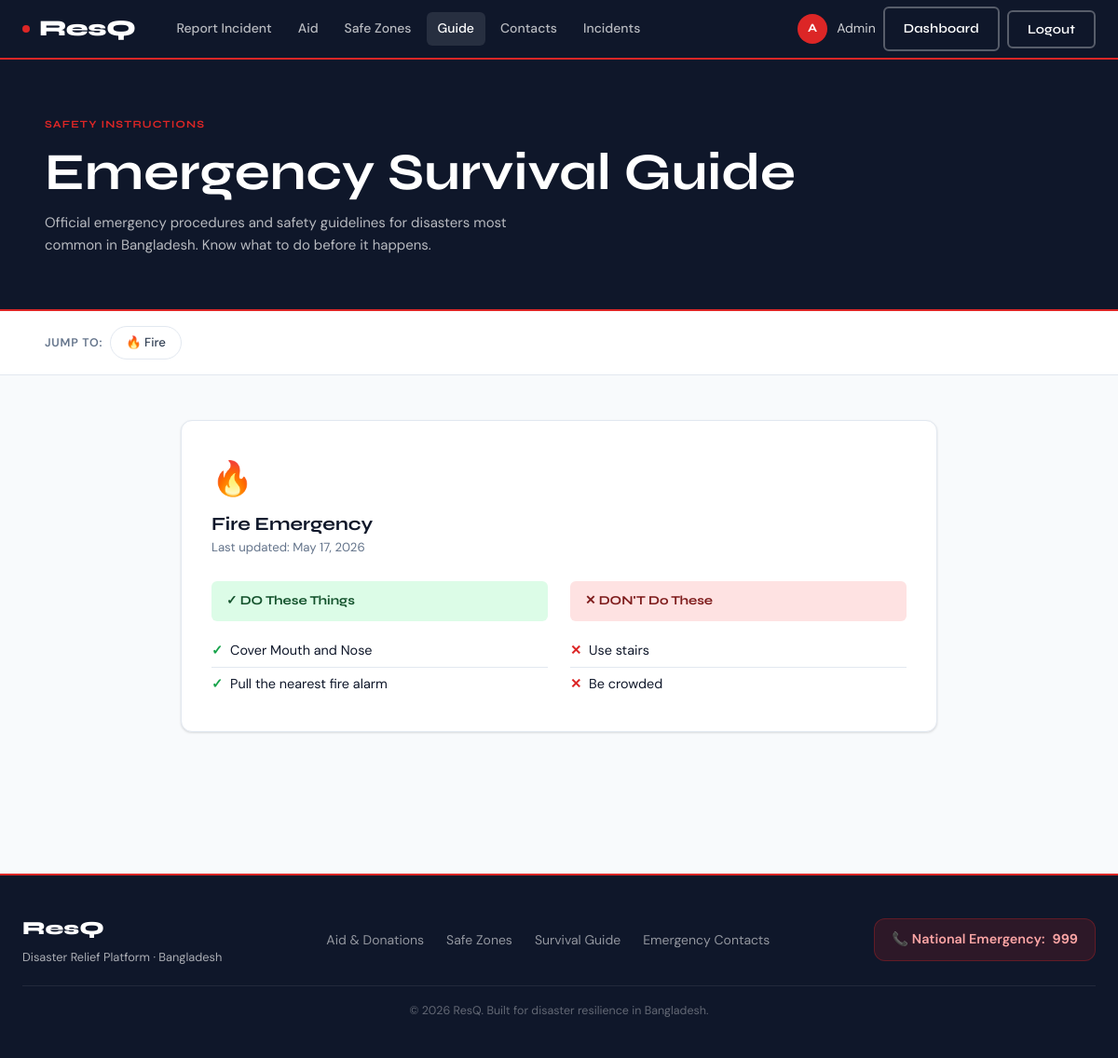
Before: /guide/ (signed in) with the older database file.
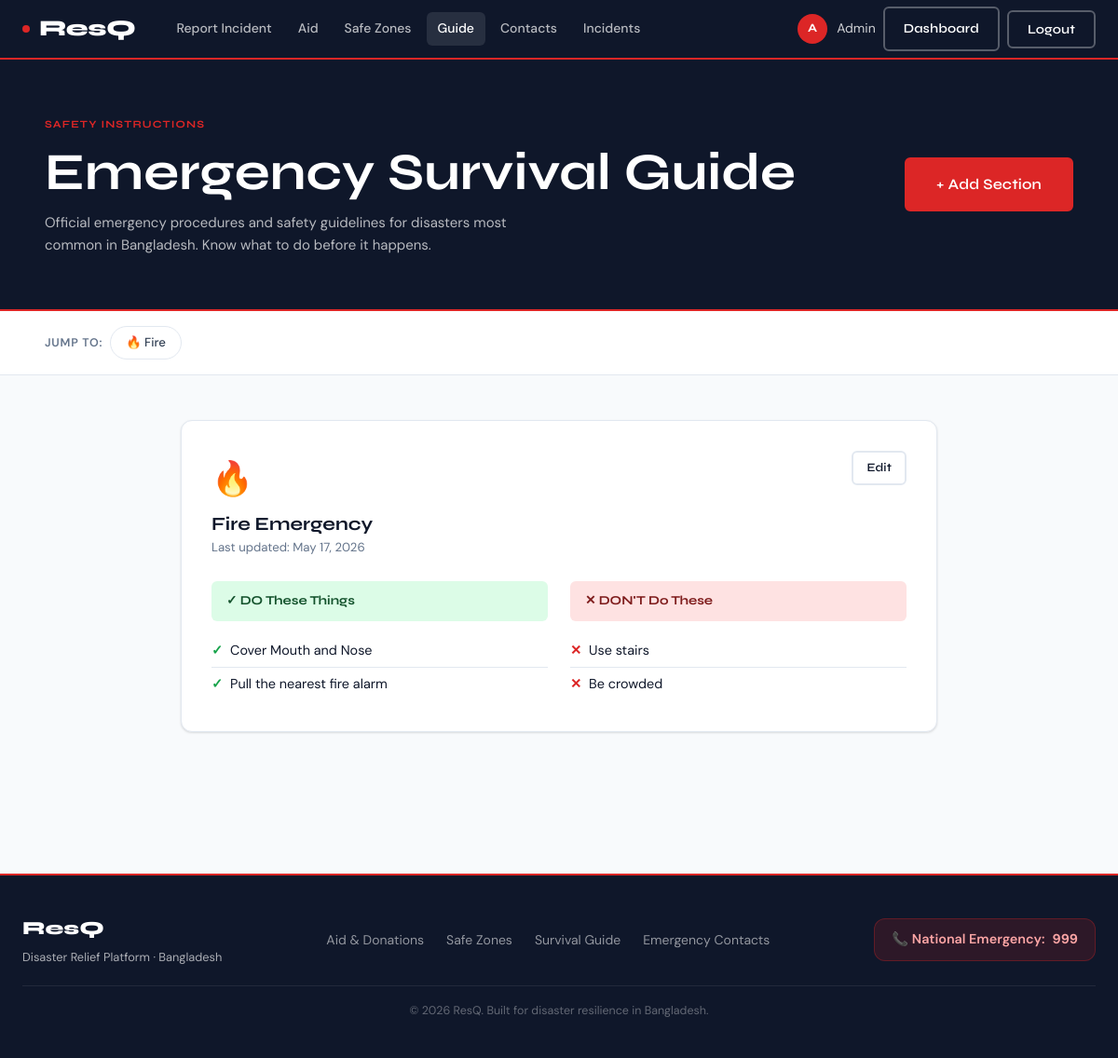
After: the same page with the newer database file.
### guide/models.py (models this page shows, shortened)
class GuideSection(models.Model):
    EMERGENCY_TYPES = [
        ('fire', 'Fire'),
        ('flood', 'Flood'),
        ('earthquake', 'Earthquake'),
        ('medical', 'Medical'),
        ('structural', 'Structural Collapse'),
        ('other', 'Other'),
    ]
    emergency_type = models.CharField(
        max_length=20, choices=EMERGENCY_TYPES, unique=True
    )
    title = models.CharField(max_length=150)
    dos = models.TextField(help_text="One do per line")
    donts = models.TextField(help_text="One don't per line")
    extra_info = models.TextField(blank=True)
    last_updated_by = models.ForeignKey(
        User, null=True, blank=True,
        on_delete=models.SET_NULL,
        limit_choices_to={'role': 'authority'}
    )
    updated_at = models.DateTimeField(auto_now=True)
    def dos_list(self):
        return [line.strip() for line in self.dos.splitlines() if line.strip()]
    def donts_list(self):
        return [line.strip() for line in self.donts.splitlines() if line.strip()]

### guide/views.py (the view)
# urls.py: path('', views.guide_page, name='guide_page'),
def guide_page(request):
    sections = GuideSection.objects.all().order_by('emergency_type')
    return render(request, 'guide/guide.html', {'sections': sections})

### templates/guide/guide.html (shortened to what the changed rows need)
{% extends "base.html" %}
{% block content %}
<section style="background:var(--navy);padding:56px 24px;border-bottom:2px solid var(--red);">
  <div class="container">
    <div style="display:flex;align-items:center;justify-content:space-between;flex-wrap:wrap;gap:20px;">
      <div>
        <span class="section-label">Safety Instructions</span>
        <h1 style="color:white;margin-bottom:8px;">Emergency Survival Guide</h1>
        <p style="color:rgba(255,255,255,.7);max-width:500px;">
        </p>
      </div>
      {% if user.is_authenticated and user.role == 'authority' %}
      <a href="{% url 'guide_create' %}" class="btn btn-primary btn-lg">+ Add Section</a>
      {% endif %}
    </div>
  </div>
</section>
{% if sections %}
<div style="background:white;border-bottom:1px solid var(--border);padding:16px 24px;position:sticky;top:var(--nav-h);z-index:50;">
  <div class="container" style="display:flex;align-items:center;gap:8px;flex-wrap:wrap;">
    <span style="font-size:.78rem;font-weight:600;color:var(--muted);text-transform:uppercase;letter-spacing:.06em;">Jump to:</span>
    {% for section in sections %}
    <a href="#{{ section.emergency_type }}" class="filter-btn" style="text-decoration:none;">
      {% if section.emergency_type == 'fire' %}🔥
      {% elif section.emergency_type == 'flood' %}🌊
      {% elif section.emergency_type == 'earthquake' %}🏚️
      {% elif section.emergency_type == 'medical' %}🏥
      {% elif section.emergency_type == 'structural' %}🏗️
      {% else %}⚡{% endif %}
      {{ section.emergency_type|title }}
    </a>
    {% endfor %}
  </div>
</div>
{% endif %}
<div style="padding:48px 24px;">
  <div class="container-md">
    {% if sections %}
    {% for section in sections %}
    <div class="guide-section" id="{{ section.emergency_type }}">
      <div class="guide-section__head">
        <div>
          <div style="font-size:2.25rem;margin-bottom:8px;">
            {% if section.emergency_type == 'fire' %}🔥
            {% elif section.emergency_type == 'flood' %}🌊
            {% elif section.emergency_type == 'earthquake' %}🏚️
            {% elif section.emergency_type == 'medical' %}🏥
            {% elif section.emergency_type == 'structural' %}🏗️
            {% else %}⚡{% endif %}
          </div>
          <h3>{{ section.title }}</h3>
          <small class="text-muted">Last updated: {{ section.updated_at|date:"F j, Y" }}</small>
        </div>
        {% if user.is_authenticated and user.role == 'authority' %}
        <a href="{% url 'guide_edit' section.id %}" class="btn btn-outline btn-sm" style="flex-shrink:0;">Edit</a>
        {% endif %}
      </div>
      <div class="dos-donts">
        <div>
          <div style="background:var(--green-light);border-radius:var(--radius-sm);padding:10px 16px;margin-bottom:14px;font-family:var(--font-display);font-weight:700;font-size:.85rem;color:#14532d;display:flex;align-items:center;gap:8px;">
            ✓ DO These Things
          </div>
          <ul class="do-list" style="list-style:none;padding:0;">
            {% for item in section.dos_list %}
            <li>{{ item }}</li>
            {% empty %}
            <li style="color:var(--muted);font-style:italic;">No items listed.</li>
            {% endfor %}
          </ul>
        </div>
        <div>
          <div style="background:var(--red-light);border-radius:var(--radius-sm);padding:10px 16px;margin-bottom:14px;font-family:var(--font-display);font-weight:700;font-size:.85rem;color:#7f1d1d;display:flex;align-items:center;gap:8px;">
            ✕ DON'T Do These
          </div>
          <ul class="dont-list" style="list-style:none;padding:0;">
            {% for item in section.donts_list %}
            <li>{{ item }}</li>
            {% empty %}
            <li style="color:var(--muted);font-style:italic;">No items listed.</li>
            {% endfor %}
          </ul>
        </div>
      </div>
    </div>
    {% endfor %}
    {% else %}
    <div class="empty-state">
      <div class="empty-icon">📖</div>
      <h3>No guide sections yet</h3>
      <p>{% if user.is_authenticated and user.role == 'authority' %}Add the first guide section using the button above.{% else %}Emergency guide content will appear here once added by authorities.{% endif %}</p>
    </div>
    {% endif %}
  </div>
</div>
{% endblock %}

Changed rows visible on the page:
changed User "Admin": role empty → "authority" (drawn)
shown differently, row unchanged: GuideSection "Fire Emergency": now shows "Edit"
Other visible differences:
text now shown: "+ Add Section"
